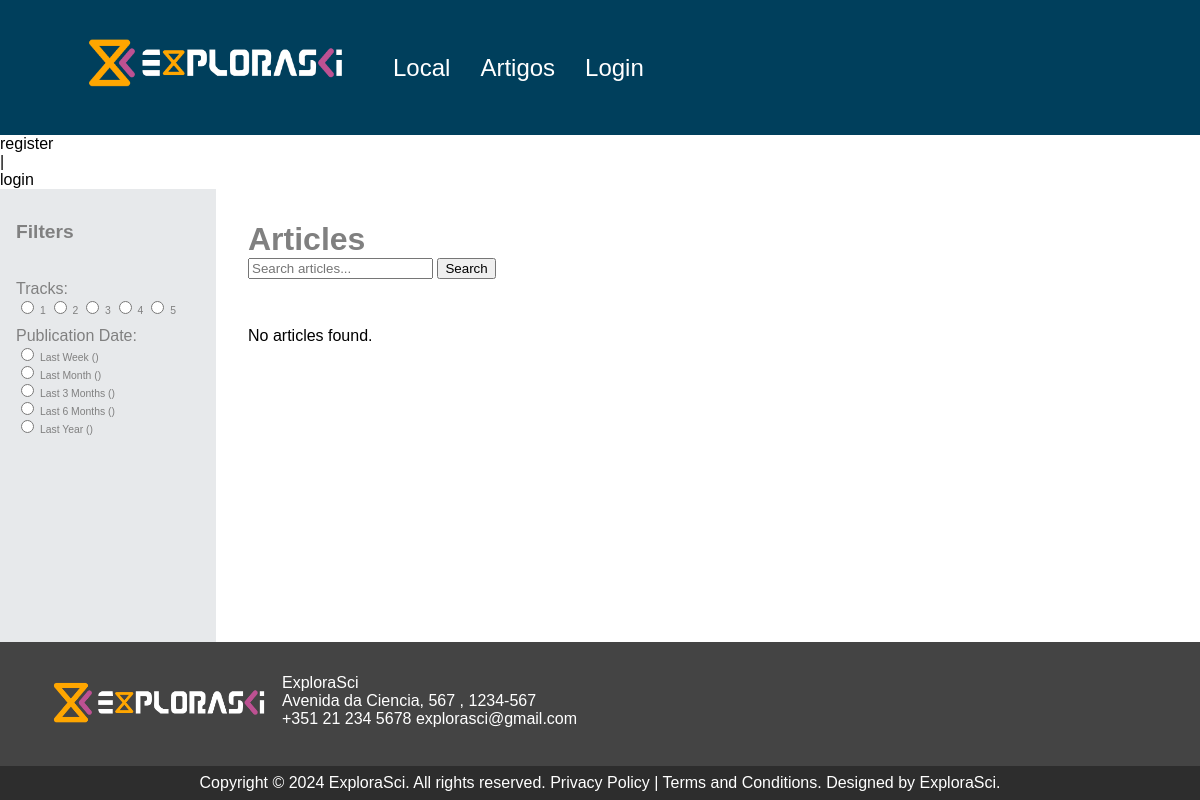
The app's page /articles.php, older data.
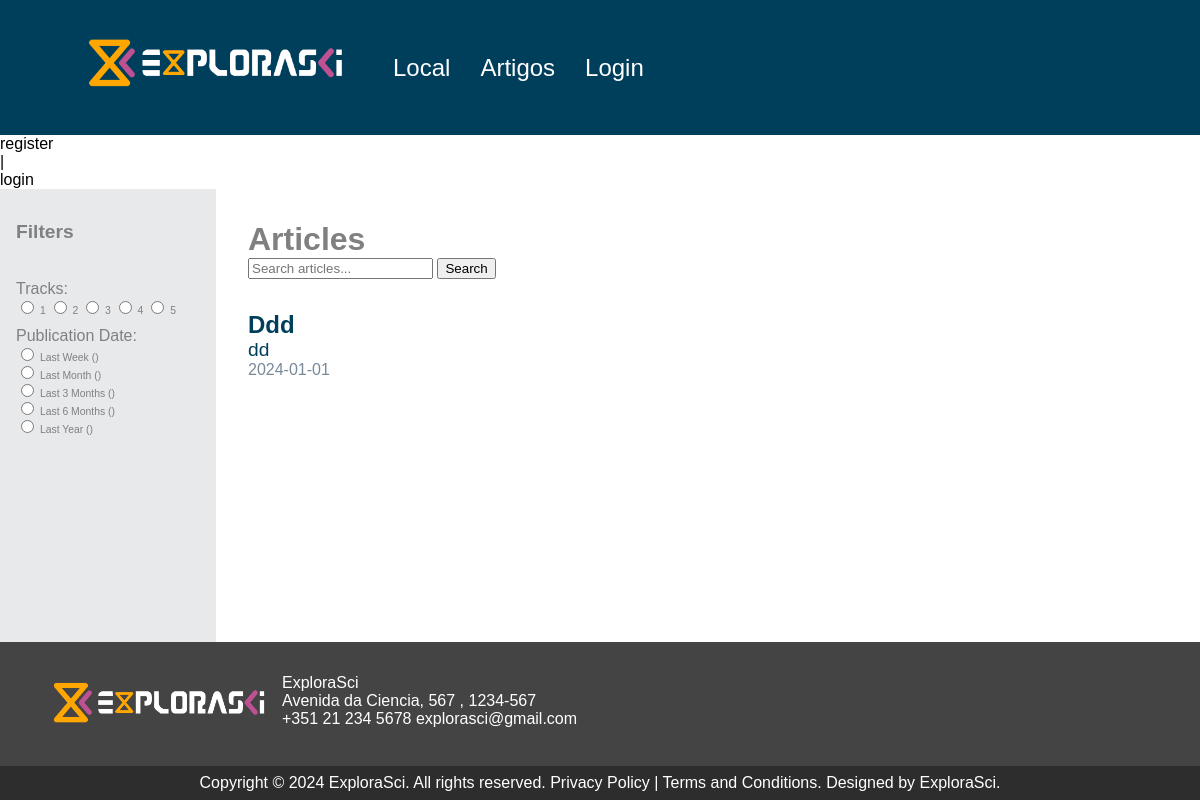
The same page, newer data.
### tables this page shows
CREATE TABLE `horario` (
  `id` int(11) NOT NULL,
  `idArtigo` int(11) NOT NULL,
  `idTrack` int(11) NOT NULL,
  `sala` varchar(1) NOT NULL,
  `data` date NOT NULL,
  `hora` time NOT NULL
);

CREATE TABLE `artigo` (
  `id` int(11) NOT NULL,
  `titulo` varchar(200) NOT NULL,
  `autores` varchar(200) NOT NULL,
  `descricao` varchar(2000) NOT NULL
);

### articles.php (the view, shortened to what this page needs)
<?php
include "inc/top.inc.php";
?>
<main>
    <div class="articles-wrapper">
        <div class="filters">
            <span class="filters-title">Filters</span> <br>
            <span class="tracks-title">Tracks:</span>
            <div class="article-tracks">
                <form>
                    <label>
                        <input type="radio" name="tracks" value="1">
                        1
                    </label>
                    <label>
                        <input type="radio" name="tracks" value="2">
                        2
                    </label>
                    <label>
                        <input type="radio" name="tracks" value="3">
                        3
                    </label>
                    <label>
                        <input type="radio" name="tracks" value="4">
                        4
                    </label>
                    <label>
                        <input type="radio" name="tracks" value="5">
                        5
                    </label>
                </form>
            </div>
            <span class="date-tile">Publication Date:</span>
            <div class="dates">
                <form class="dates-flex">
                    <label>
                        <input type="radio" name="dates" value="1">
                        <span>Last Week ()</span>
                    </label>
                    <label>
                        <input type="radio" name="dates" value="2">
                        <span>Last Month ()</span>
                    </label>
                    <label>
                        <input type="radio" name="dates" value="3">
                        <span>Last 3 Months ()</span>
                    </label>
                    <label>
                        <input type="radio" name="dates" value="4">
                        <span>Last 6 Months ()</span>
                    </label>
                    <label>
                        <input type="radio" name="dates" value="5">
                        <span>Last Year ()</span>
                    </label>
                </form>
            </div>
        </div>
        <div class="articles">
            <div>
                <h1 class="articles-h1">Articles</h1>
                <form method="post">
                    <input id='searchInput' type="text" name="search" placeholder="Search articles...">
                    <button type="submit" name="submit">Search</button>
                </form>
            </div>
            <div id="searchResults">
                <?php
                include("inc/config.inc.php");
                $sql = "SELECT horario.id, artigo.titulo AS artigo_name, artigo.autores AS artigo_autor, horario.sala, horario.`data` FROM horario
                INNER JOIN artigo ON horario.idArtigo = artigo.id
                INNER JOIN track ON horario.idTrack = track.id";
                $result = $db->query($sql);
                if ($result->num_rows > 0) {
                    while ($row = $result->fetch_assoc()) {
                        echo "<a href='article_page.php' id='articleAnchor' onclick='setCookieAndRedirect(" . $row["id"] . ")'>
                            <div class='article-container'>
                                <span class='article-title'>" . $row["artigo_name"] . "</span>
                                <span class='article-author'>" .  $row["artigo_autor"] . "</span>
                                <span class='article-time'>" . $row["data"] . "</span>
                            </div>
                          </a>";
                    }
                } else {
                    echo "<p>No articles found.</p>";
                }
                ?>
            </div>
        </div>
    </div>
</main>
<?php
include "inc/bot.inc.php";
?>

Row changes from the older to the newer data that the page shows:
added horario: idArtigo.titulo "ddd", idArtigo.autores "dd", data "2024-01-01"
Text that changed along with them:
text no longer shown: "No articles found."
